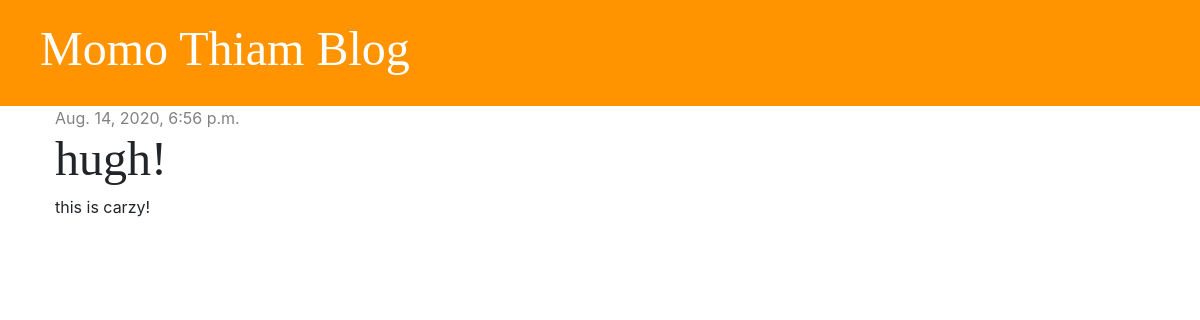
/post/5/, run on an earlier commit of the app's database.
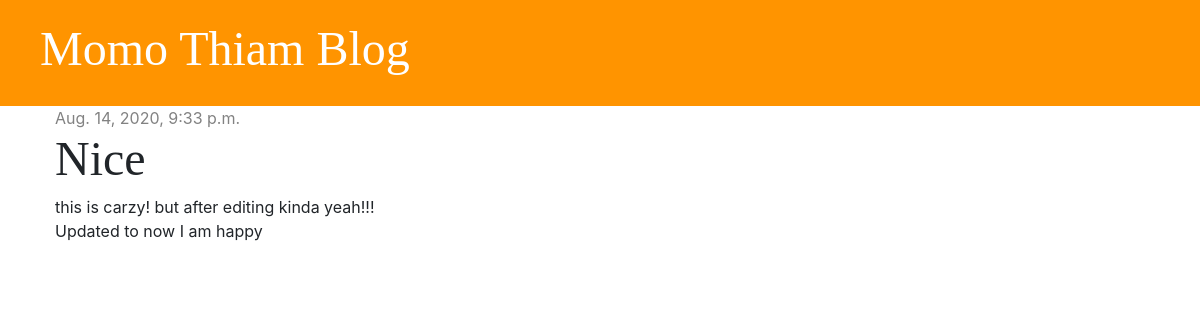
And on a later commit of the database.
### blog/models.py (models this page shows, shortened)
class Post(models.Model):
    author = models.ForeignKey('auth.User', on_delete=models.CASCADE)
    title = models.CharField(max_length=200)
    text = models.TextField()
    created_date = models.DateTimeField(default=timezone.now)
    published_date = models.DateTimeField(blank=True, null=True)

### blog/views.py (the view)
# urls.py: path('post/<int:pk>/', views.post_detail, name='post_detail'),
def post_detail(request, pk):
    post = get_object_or_404(Post, pk=pk)
    stuff_for_frontend = {'post': post}
    return render(request, 'blog/post_detail.html', stuff_for_frontend)

### blog/templates/blog/post_detail.html (shortened to what this page needs)
{% extends 'blog/base.html' %}
{% block content %}
    <div class="post">
        {% if post.published_date %}
            <div class="date">
                {{ post.published_date }}
            </div>
        {% else %}
            <a href="{% url 'post_publish' pk=post.pk %}" class="btn btn-primary">Publish</a>
        {% endif %}
        <h1>{{ post.title }}</h1>
        <p>{{ post.text|linebreaksbr }}</p>
    </div>
{% endblock %}

What changed in the data, as far as the page shows it:
changed Post: published_date "Aug. 14, 2020, 6:56 p.m." → "Aug. 14, 2020, 9:33 p.m."; title "hugh!" → "Nice"; text "this is carzy!" → "this is carzy! but after editing kinda yeah!!! Updated to now I am happy"
